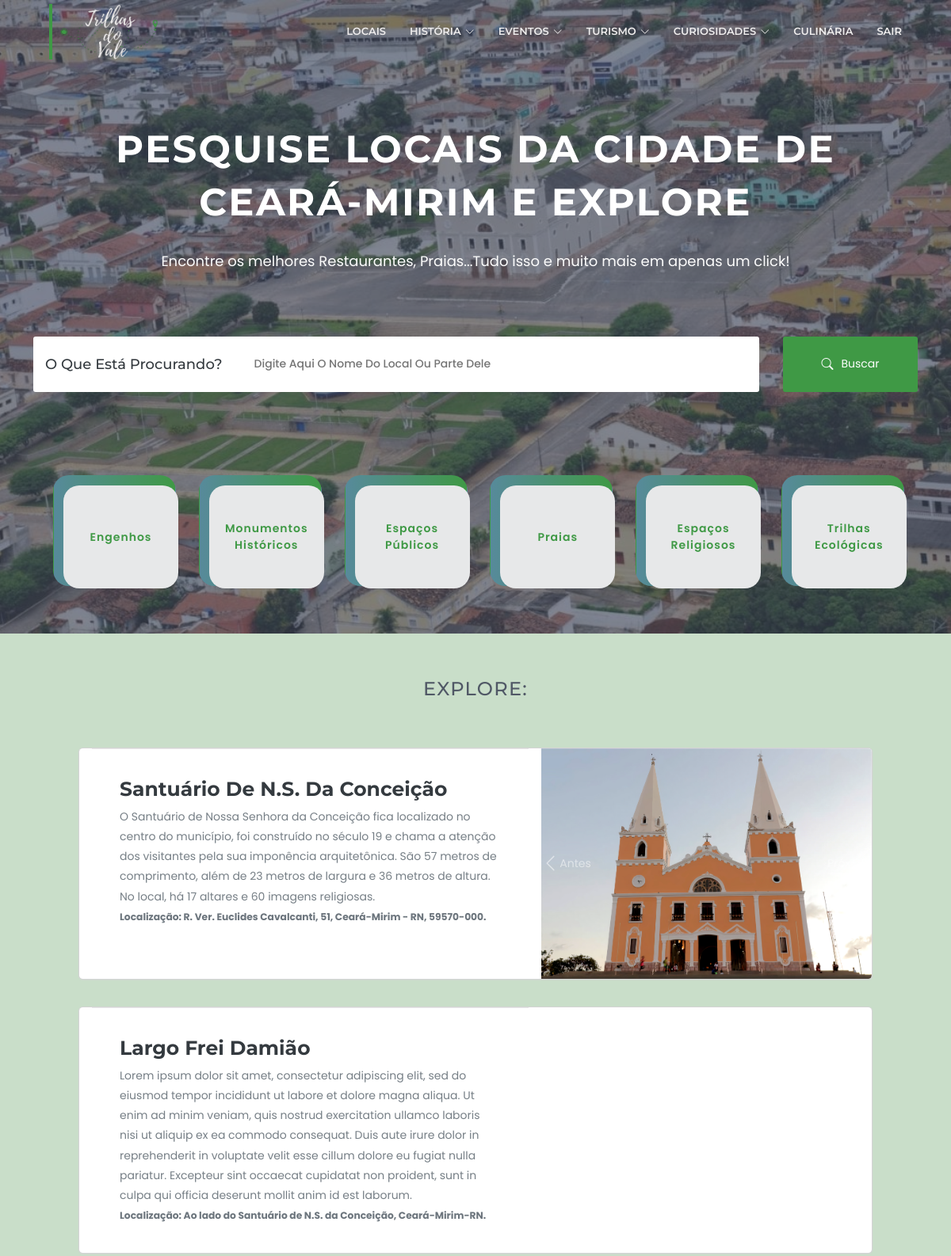
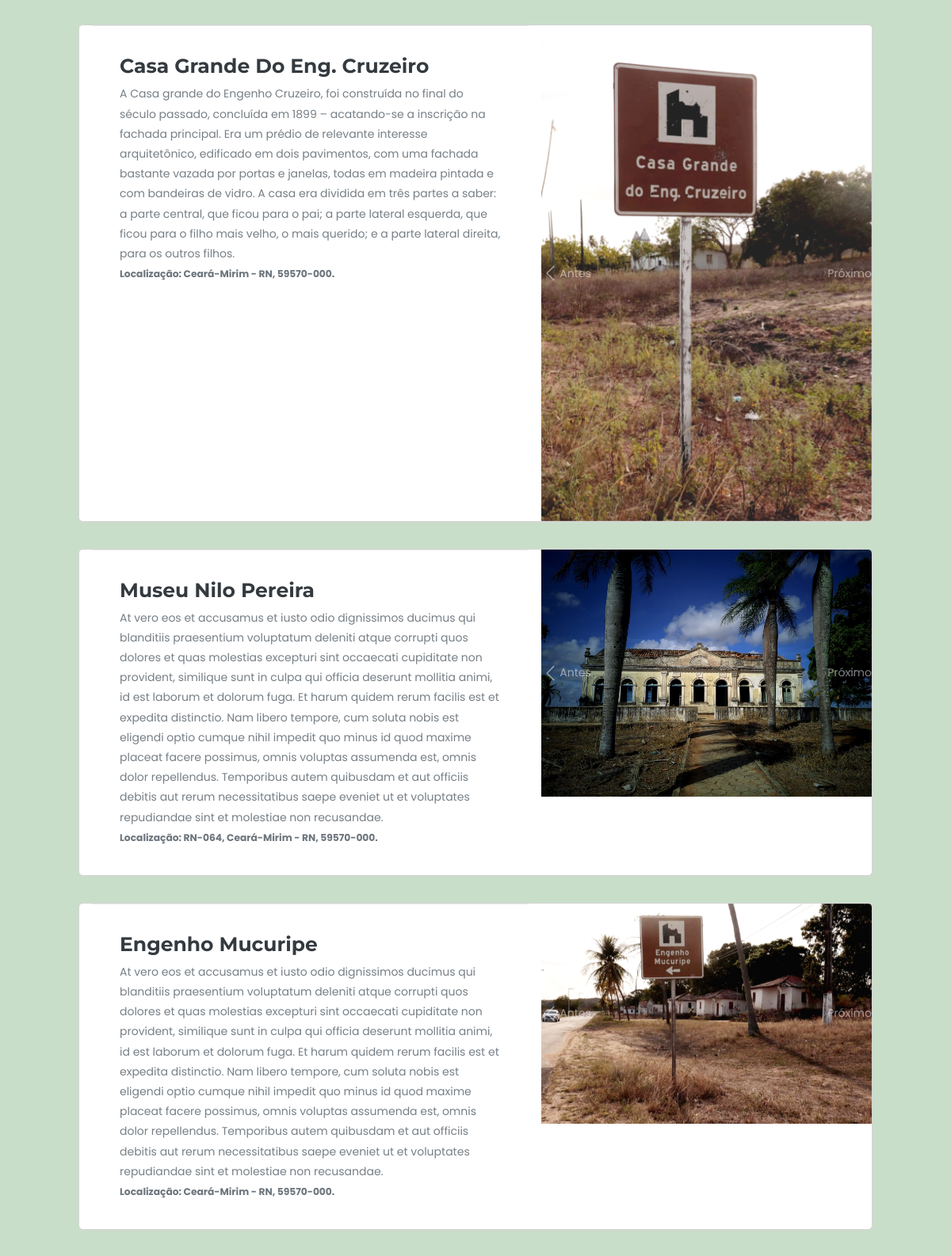
Page /locais/ (signed in, upper part) on the committed database (2 pictures, top to bottom).
### base/models.py (models this page shows, shortened)
class Categoria(models.Model):
    nome = models.CharField(unique=True, max_length=30)

class Local(models.Model):
    nome = models.CharField(max_length=40)
    foto = models.ImageField()
    foto2 = models.ImageField()
    foto3 = models.ImageField()
    localizacaoexata = models.CharField(db_column='localizacaoExata', max_length=60) # Field name made lowercase.
    descricao = models.TextField()
    categorias = models.ManyToManyField(Categoria)

### paginas/views.py (the view)
# urls.py: path('locais/', views.Locais, name='locais'),
@login_required(login_url='index')
def Locais(request):
    categorias = Categoria.objects.all()
    locais = Local.objects.all()
    busca = request.GET.get('busca')
    categorias_id = request.GET.get('categoria', None)
    if categorias_id is not None:
        locais = Local.getLocaisByID(categorias_id)
        paginator = Paginator(locais, 6)
        page = request.GET.get('page')
        locais = paginator.get_page(page)
    elif busca:
        locais = Local.objects.filter(nome__icontains=busca)
        paginator = Paginator(locais, 6)
        page = request.GET.get('page')
        locais = paginator.get_page(page)
    else:
        categorias = Categoria.objects.all()
        locais = Local.objects.all()
        paginator = Paginator(locais, 6)
        page = request.GET.get('page')
        locais = paginator.get_page(page)
    return render(request,'paginas/locais.html', {'locais': locais, 'categorias': categorias})

### paginas/templates/paginas/locais.html (shortened to what this page needs)
{% extends 'paginas/base.html' %}
{% load static %}
{% block styles %}
<link rel="stylesheet" href="{% static 'vendor/bootstrap-icons/bootstrap-icons.css' %}">
<link rel="stylesheet" href="{% static 'css/css_local/animate.css' %}">
<link rel="stylesheet" href="{% static 'vendor/bootstrap/css/bootstrap.min.css' %}">
<link rel="stylesheet" href="{% static 'css/css_local/style.css' %}">
<link rel="stylesheet" href="{% static 'css/css_local/responsive.css' %}">
{% endblock %}
{% block conteudo %}
<section id="home" class="welcome-hero">
	<div class="container">
		<div class="welcome-hero-txt">
			<h2>Pesquise locais da Cidade de Ceará-Mirim e explore </h2>
			<p>
				Encontre os melhores Restaurantes, Praias...Tudo isso e muito mais em apenas um click!
			</p>
		</div>
		<div class="welcome-hero-serch-box">
			<div class="welcome-hero-form">
				<div id="text-pesquisa">
					<h3>O que está procurando?</h3>
				</div>
				<div class="single-welcome-hero-form">
					<form method="GET" id="busca-form">
						<input autocomplete="off" id="busca" name="busca" type="text"
							placeholder="Digite aqui o nome do local ou parte dele" />
				</div>
			</div>
			<div class="welcome-hero-serch">
				<button class="welcome-hero-btn">
					<i style="margin: 0 10px 5px 0; font-size: 15px;" class="bi bi-search"></i> Buscar
				</button>
			</div>
		</div>
	</div>
</section>
<section id="list-categories" class="list-categories">
	<div class="container">
		<div style="position: absolute; z-index: 2;" class="categorias">
			<ul style="position:relative; margin-top: -200px;">
				{% for categoria in categorias %}
				<li>
					<a class="btn" href="/locais/?categoria={{categoria.id}}">
						<span>{{categoria.nome}}</span>
					</a>
				</li>
				{% endfor %}
			</ul>
		</div>
	</div>
</section>
<section id="works" class="works">
	<div class="container py-3">
        <div class="section-header">
            <h2>Explore:</h2>
        </div>
    </div>
    <ul style=" display: flex;
    flex-direction: column;
    align-items: center;">
    {% for local in locais %}
        <li>
            <div class="card mb-3" style="max-width: 1000px;">
                <div class="row g-0">
                        <div class="col-md-7 px-3" >
                            <div class="card-block px-6">
                                <h2 class="card-title">{{local.nome}}</h2>
                                <p class="card-text">
                                    {{local.descricao}}
                                </p>
                                <p class="card-text"><small class="text-muted"><b>Localização: {{local.localizacaoexata}}.</b></small> </p>
                            </div>
                        </div>
                        <div class="col-md-5">
                            <div class="carousel-inner">
                                <div class="carousel-item active">
                                    <img class="d-block img-fluid"  src="{{local.foto.url}}" alt="">
                                </div>
                                <a class="carousel-control-prev" href="#carouselExampleControls" role="button"
                                data-slide="prev">
                                <span class="carousel-control-prev-icon" aria-hidden="true"></span>
                                <span class="sr-only">Antes</span>
                            </a>
                            <a class="carousel-control-next" href="#carouselExampleControls" role="button"
                                data-slide="next">
                                <span class="carousel-control-next-icon" aria-hidden="true"></span>
                                <span class="sr-only">Próximo</span>
                            </a>
                            </div>
                        </div>
                    </div>
                </div>
        </li>
    {% endfor %}
    </ul>
</section>
{% endblock %}

### static/css/style.css (style rules this page uses)
body { background: #efeded; color: #efeded; font-family: "Open Sans", sans-serif; }
a { color: #1138a3; transition: 0.5s; text-decoration: none; }
p { padding: 0; margin: 0 0 30px 0; }
h1, h2, h3, h4, h5, h6 { font-family: "Montserrat", sans-serif; font-weight: 400; margin: 0 0 20px 0; padding: 0; }
section { overflow: hidden; }

### static/css/css_local/style.css (style rules this page uses)
* { padding: 0; margin: 0; }
* { -webkit-box-sizing:border-box; -moz-box-sizing:border-box; -o-box-sizing:border-box; -ms-box-sizing:border-box; box-sizing:border-box; }
body { font-family: 'Poppins', sans-serif; font-size:14px; background-color: rgba(179, 209, 179, 0.699); color:#a09e9c; text-transform:initial; max-width:1920px; margin:0 auto; overflow-x:hidden; }
h1,h2,h3,h4,h5,h6 { margin: 0; color:#343a3f; font-size: 18px; font-weight: 500; text-transform: capitalize; }
p { margin: 0; color:#767f86; font-size:14px; line-height: 1.8; text-transform: initial; }
img { border:none;max-width:100%; height:auto; }
ul { padding: 0; margin: 0 auto; list-style: none; }
ul li { list-style: none; }
a { text-decoration:none; }
input,textarea,button { box-shadow:none;outline:0!important; }
button { background: transparent;border: 0;font-size: 12px; }
html,body { height: 100%; }
.section-header { position: relative; text-align: center; padding-top: 40px; }
.section-header h2 { color: #505866; font-size:24px; font-weight: 500; margin-bottom: 24px; text-transform: uppercase; letter-spacing: 1.3px; }
.welcome-hero { position: relative; background:url(../../img/local/banner.jpg)no-repeat; background-position:center; background-size:cover; text-align: center; height:800px; z-index: 1; }
.welcome-hero:before { position: absolute; content: " "; top: 0; left: 0; width: 100%; height: 100%; background:rgba(65,73,89,.65); z-index: -1; }
.welcome-hero-txt { padding-top: 155px; }
.welcome-hero-txt h2 { font-size: 48px; color: #fff; font-weight: 700; text-transform: uppercase; letter-spacing: 2.4px; line-height: 1.4; }
.welcome-hero-txt p { font-size: 18px; color: #fcfcfc; margin-top: 25px; }
.welcome-hero-serch-box { margin-top: 78px;display: flex; }
.welcome-hero-form { display: flex; background: #fff; height: 70px; border-radius: 3px; width: 85%; }
.single-welcome-hero-form { position: relative; display: flex; flex-direction: row; align-items: center; width: 50%; padding: 0 30px; }
#text-pesquisa { padding-top: 25px; padding-left: 15px; }
.single-welcome-hero-form input { margin-left: 10px; height: 70px; width: 300px; border: 0; background: transparent; }
.single-welcome-hero-form input[type="text"] { font-size: 14px; color: #859098; text-transform: capitalize; font-weight: 500; }
.welcome-hero-btn { display: flex; justify-content: center; align-items: center; font-size: 14px; color: #fff; width: 170px; height: 70px; background: #3f9945; text-transform: capitalize; margin-left: 30px; border-radius: 3px; -webkit-transition: 0.3s linear; -moz-transition: 0.3s linear; -ms-transition: 0.3s linear; -o-transition: 0.3s linear; transition: 0.3s linear; }
.categorias ul li { display: inline-block; vertical-align: top; }
.btn { background-image: linear-gradient(to right, #578a9b 0%, #3f9945 100%); border-radius: 20px; box-sizing: border-box; color: #3f9945; letter-spacing: 1px; display: block; height: 140px; margin: 0 auto; margin-left: 25px; padding: 4px; position: relative; text-decoration: none; width: 155px; z-index: 2; }
.btn span { align-items: center; background: #e7e8e9; border-radius: 20px; display: flex; font-size: 14px; justify-content: center; font-weight: 600; height: 100%; transition: background .5s ease; width: 100%; padding-left: 40px; padding-right: 40px; margin: 8px; }
.works { padding: 0 0 90px; }
.card-block { font-size: 1em; position: relative; margin: 0; padding: 2.5em; border: none; border-top: 1px solid rgba(34, 36, 38, .1); box-shadow: none; }
.card { font-size: 1em; overflow: hidden; padding: 5; border: none; border-radius: .28571429rem; box-shadow: 0 1px 3px 0 #d4d4d5, 0 0 0 1px #d4d4d5; margin-top:20px; }
.card h2 { font-weight: bold; font-size: 25px; }

### rows in the picture
Categoria: nome "Engenhos"
Categoria: nome "Monumentos Históricos"
Categoria: nome "Espaços Públicos"
Categoria: nome "Praias"
Categoria: nome "Espaços Religiosos"
Categoria: nome "Trilhas Ecológicas"
Local: nome "Santuário De N.S. Da Conceição", descricao "O Santuário de Nossa Senhora da Conceição fica localizado no centro do município, foi construído no século 19 e chama a atenção dos visitantes pela sua imponência arquitetônica. São 57 metros de comprimento, além de 23 metros de largura e 36 metros de altura. No local, há 17 altares e 60 imagens religiosas.", localizacaoexata "R. Ver. Euclides Cavalcanti, 51, Ceará-Mirim - RN, 59570-000", foto (picture)
Local: nome "Largo Frei Damião", descricao "Lorem ipsum dolor sit amet, consectetur adipiscing elit, sed do eiusmod tempor incididunt ut labore et dolore magna aliqua. Ut enim ad minim veniam, quis nostrud exercitation ullamco laboris nisi ut aliquip ex ea commodo consequat. Duis aute irure dolor in reprehenderit in voluptate velit esse cillum dolore eu fugiat nulla pariatur. Excepteur sint occaecat cupidatat non proident, sunt in culpa qui officia deserunt mollit anim id est laborum.", localizacaoexata "Ao lado do Santuário de N.S. da Conceição, Ceará-Mirim-RN"
Local: nome "Casa Grande Do Eng. Cruzeiro", descricao "A Casa grande do Engenho Cruzeiro, foi construída no final do século passado, concluída em 1899 – acatando-se a inscrição na fachada principal. Era um prédio de relevante interesse arquitetônico, edificado em dois pavimentos, com uma fachada bastante vazada por portas e janelas, todas em madeira pintada e com bandeiras de vidro. A casa era dividida em três partes a saber: a parte central, que ficou para o pai; a parte lateral esquerda, que ficou para o filho mais velho, o mais querido; e a parte lateral direita, para os outros filhos.", localizacaoexata "Ceará-Mirim - RN, 59570-000", foto (picture)
Local: nome "Museu Nilo Pereira", descricao "At vero eos et accusamus et iusto odio dignissimos ducimus qui blanditiis praesentium voluptatum deleniti atque corrupti quos dolores et quas molestias excepturi sint occaecati cupiditate non provident, similique sunt in culpa qui officia deserunt mollitia animi, id est laborum et dolorum fuga. Et harum quidem rerum facilis est et expedita distinctio. Nam libero tempore, cum soluta nobis est eligendi optio cumque nihil impedit quo minus id quod maxime placeat facere possimus, omnis voluptas assumenda est, omnis dolor repellendus. Temporibus autem quibusdam et aut officiis debitis aut rerum necessitatibus saepe eveniet ut et voluptates repudiandae sint et molestiae non recusandae.", localizacaoexata "RN-064, Ceará-Mirim - RN, 59570-000", foto (picture)
Local: nome "Engenho Mucuripe", descricao "At vero eos et accusamus et iusto odio dignissimos ducimus qui blanditiis praesentium voluptatum deleniti atque corrupti quos dolores et quas molestias excepturi sint occaecati cupiditate non provident, similique sunt in culpa qui officia deserunt mollitia animi, id est laborum et dolorum fuga. Et harum quidem rerum facilis est et expedita distinctio. Nam libero tempore, cum soluta nobis est eligendi optio cumque nihil impedit quo minus id quod maxime placeat facere possimus, omnis voluptas assumenda est, omnis dolor repellendus. Temporibus autem quibusdam et aut officiis debitis aut rerum necessitatibus saepe eveniet ut et voluptates repudiandae sint et molestiae non recusandae.", localizacaoexata "Ceará-Mirim - RN, 59570-000", foto (picture)
